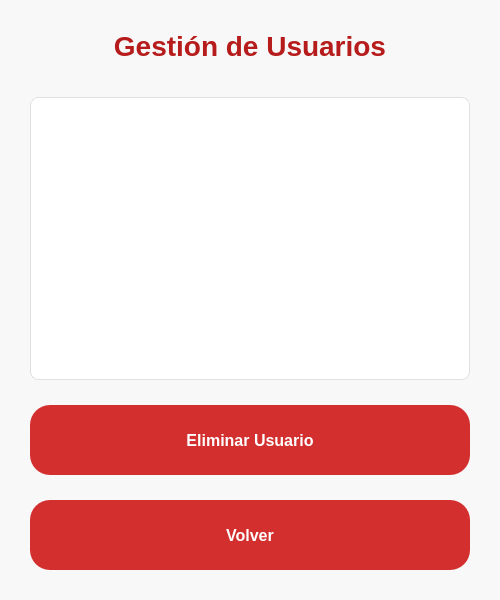
<?xml version="1.0" encoding="UTF-8"?>
<ui version="4.0">
 <class>VistaListaUsuarios</class>
 <widget class="QMainWindow" name="VistaListaUsuarios">
  <property name="geometry">
   <rect>
    <x>0</x>
    <y>0</y>
    <width>500</width>
    <height>600</height> </rect>
  </property>
  <property name="windowTitle">
   <string>POWERGYM - Lista de Usuarios</string> </property>
  <property name="styleSheet"> <string notr="true">
    QMainWindow#VistaListaUsuarios { /* Usamos el objectName de la ventana principal */
        background-color: #f0f0f0; /* Color de fondo gris claro */
    }
    QWidget#centralwidget {
        background-color: #f8f8f8; /* Color de fondo del widget central, un poco más claro */
        padding: 20px; /* Padding general para el contenido */
    }
    
    QLabel { /* Estilo general para todos los QLabel */
        color: #333333;
        font-size: 14px;
        font-weight: 500;
    }

    QLabel#labelTituloPrincipal { /* Estilo específico para el nuevo título principal */
        color: #B71C1C; /* Rojo oscuro para el texto del título */
        font-size: 28px; /* Tamaño de fuente grande */
        font-weight: bold;
        padding-bottom: 20px;
    }

    QPushButton {
        background-color: #D32F2F; /* Rojo vibrante */
        color: white;
        border: none;
        border-radius: 20px; /* Bordes más redondeados */
        padding: 15px;
        font-size: 16px;
        font-weight: bold;
        min-height: 40px; /* Altura mínima para botones */
        margin-top: 10px; /* Margen superior para separar botones */
    }
    QPushButton:hover {
        background-color: #C62828; /* Rojo más oscuro al pasar el ratón */
    }

    QListWidget { /* Estilo para la lista de usuarios */
        background-color: white;
        border: 1px solid #E0E0E0;
        border-radius: 8px;
        padding: 5px;
        font-size: 14px;
        selection-background-color: #FFCDD2; /* Rojo claro al seleccionar */
        selection-color: #B71C1C; /* Texto rojo oscuro al seleccionar */
    }
    QListWidget::item { /* Estilo para los ítems de la lista */
        padding: 5px 10px;
        margin-bottom: 2px;
    }
    QListWidget::item:selected {
        font-weight: bold;
    }
   </string>
  </property>
  <widget class="QWidget" name="centralwidget">
   <layout class="QVBoxLayout" name="verticalLayout_main"> <property name="spacing">
     <number>15</number> </property>
    <property name="leftMargin">
     <number>30</number>
    </property>
    <property name="topMargin">
     <number>30</number>
    </property>
    <property name="rightMargin">
     <number>30</number>
    </property>
    <property name="bottomMargin">
     <number>30</number>
    </property>

    <item>
     <widget class="QLabel" name="labelTituloPrincipal"> <property name="text">
       <string>Gestión de Usuarios</string>
      </property>
      <property name="alignment">
       <set>Qt::AlignCenter</set>
      </property>
     </widget>
    </item>

    <item>
     <widget class="QListWidget" name="lista"/> </item>

    <item>
     <widget class="QPushButton" name="btn_eliminar">
      <property name="text">
       <string>Eliminar Usuario</string>
      </property>
     </widget>
    </item>

    <item>
     <widget class="QPushButton" name="btn_volver">
      <property name="text">
       <string>Volver</string>
      </property>
     </widget>
    </item>

   </layout>
  </widget>
 </widget>
 <resources/>
 <connections/>
</ui>
